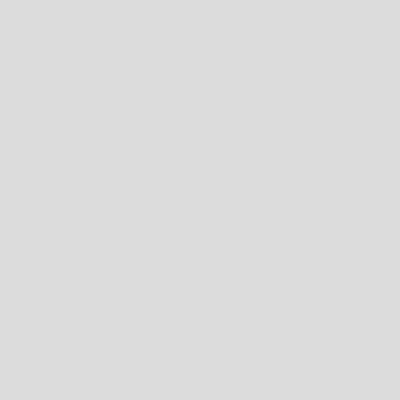
Frame 1 (no input)
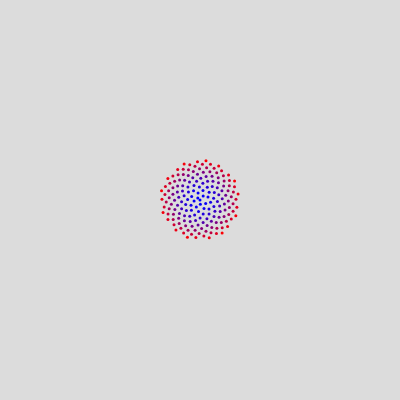
Frame 60 (no input)
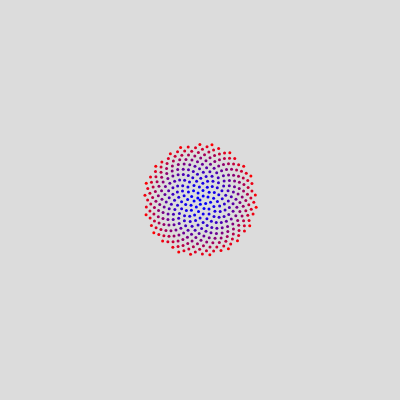
Frame 120 (the mouse pressed at the canvas centre since frame 60)

The p5.js sketch that drew these frames (run headless with seeded random() and noise() and a simulated clock; from frame 60 on, the mouse is pressed at the canvas centre):

// p5.js sketch
// ── sketch.js
let number_of_points = 0;
let golden_ratio;
let scale = 3;

function setup() {
  createCanvas(400, 400);
  golden_ratio = (1 + sqrt(5)) / 2;
}

function draw() {
  background(220);
  translate(width / 2, height / 2);
  Draw_Points();
  number_of_points += scale;
}

function Draw_Points() {
  strokeWeight(scale);
  for (let i = 0; i < number_of_points; i++) {
    r = map(i, 0, number_of_points, 0, 255);
    b = map(i, 0, number_of_points, 255, 0);
    stroke(r, 0, b);
    radius = sqrt(i) * scale;
    angle = golden_ratio * i;
    position = Polar_to_Cartesian(radius, angle * TWO_PI)
    point(position.x, position.y);
  }
}

function Polar_to_Cartesian(r, theta) {
  x = r * cos(theta);
  y = r * sin(theta);
  return createVector(x, y);
}
